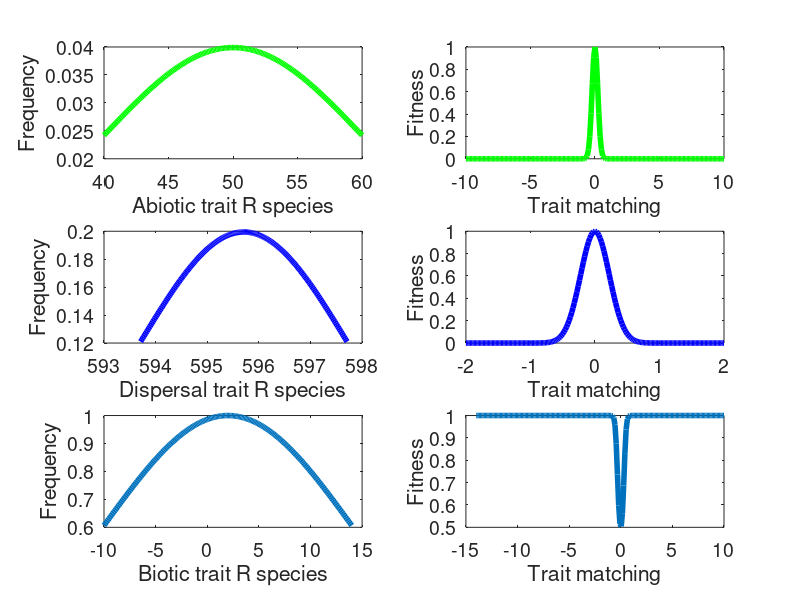

The MATLAB script that drew this image:
%===================================================
%U Zurich BIO 365 Ecological Networks
%14 March -- 4 April, 2019
%@Jordi Bascompte
%---------------------------------
%Eco-evolutionary networks
%@Carlos Melian
%===================================================

%=================GOAL=======================================================================================
%Illustation initial trait and fitness distributions for one resource and one consumer with three traits each
%Concepts: Matching trait -- Interaction strength -- Frequency-dependent selection -- Neutral selection
%============================================================================================================

%=============================RESOURCE==========================================
%ABIOTIC trait distribution============================================
Zm = 50;%Zm is the mean abiotic trait value
sigma = 10;
Zra = (Zm -  1*sigma) : (sigma / 100) : (Zm + 1*sigma); %n=1 change initial abundance
SRA = repmat(Zra, [10,1,10]);
pdfNormal = normpdf(Zra, Zm, sigma);

%Plot-----------------------------
subplot(3,2,1)
hr1 = plot(Zra, pdfNormal,'g',"markersize", 12);
%a =unifrnd(0,1);
%b =unifrnd(0,1);
%c =unifrnd(0,1);
%set(hr1,'color',[a b c]);
set(hr1,'LineWidth',4);
xlabel('Abiotic trait R species',"fontsize",14)
ylabel('Frequency',"fontsize",14)
set(gca,'fontsize',14);
%----------------------------------------
        
%Fitness function------------------------------------------------------------
gamma = 10;
munew = mean(SRA(1,:,1));
for pA = 1:length(Zra);
WA(pA,2) = exp(-gamma*(Zra(1,pA) - munew)^2);
WA(pA,1) = Zra(1,pA) - munew;
end
subplot(3,2,2)
hr1 = plot(WA(:,1),WA(:,2),'g',"markersize", 12);%Visualize
%a =unifrnd(0,1);
%b =unifrnd(0,1);
%c =unifrnd(0,1);
%set(hr1,'color',[a b c]);
set(hr1,'LineWidth',4);
xlabel('Trait matching',"fontsize",14)
ylabel('Fitness',"fontsize",14)
set(gca,'fontsize',14);
%===============================================================================

%DISPERSAL trait distribution=================================================
%SpatialMatrix;%
  L=1000; % size of the landscape
  P = 10;%number of sites 
  n = unifrnd(0,L,P,2);%positions of sites RGG
  Pd = zeros(P,P);
  Pdmean = zeros(P,P);
  for i = 1:P,
      for j = i+1:P,
          dx2 = (n(i,1) - n(j,1))^2;%Euclidean distance
          dy2 = (n(i,2) - n(j,2))^2;
          d(i,j) = sqrt(dx2 + dy2);%distance matrix
          Pd(i,j) = 1/d(i,j);%the lower the distance the higher the probability
          Pdmean(i,j) = d(i,j);%the lower the distance the higher the probability
      end
  end 
  Pd(P,P) = 0;
  Pdmean=Pdmean+Pdmean';
  D = nonzeros(triu(Pdmean,1));
  D = mean(D);%Optimum dispersal value

%Extract distribution from landscape values=====================================
mu = D; 
sigma = 2; 
Zi = (mu -  1*sigma) : (sigma / 100) : (mu + 1*sigma); 
pdfNormal = normpdf(Zi, mu, sigma);
%plot(x, pdfNormal/max(pdfNormal));
SRD = repmat(Zi, [10,1,10]);
%===============================================================================

subplot(3,2,3)       
hr1 = plot(Zi,pdfNormal,'b',"markersize", 12);%Visualize
%hr1 = plot(Zi, pdfNormal/max(pdfNormal)); 
%a =unifrnd(0,1);
%b =unifrnd(0,1);
%c =unifrnd(0,1);
%set(hr1,'color',[a b c]);
set(hr1,'LineWidth',4);
xlabel('Dispersal trait R species',"fontsize",14)
ylabel('Frequency',"fontsize",14)
set(gca,'fontsize',14);
    
%Fitness function--------------------------------------------------------------    
for pD = 1:length(Zi);
WD(pD,2) = exp(-gamma*(Zi(1,pD) - D)^2);
WD(pD,1) = Zi(1,pD) - D;
end
subplot(3,2,4)
hr1 = plot(WD(:,1),WD(:,2),'b',"markersize", 12);%Visualize
%a =unifrnd(0,1);
%b =unifrnd(0,1);
%c =unifrnd(0,1);
%set(hr1,'color',[a b c]);
set(hr1,'LineWidth',4);
xlabel('Trait matching',"fontsize",14)
ylabel('Fitness',"fontsize",14)
set(gca,'fontsize',14);
%===============================================================================
  
%BIOTIC trait distribution======================================================
%Resource
Zmr = 2;%Mean biotic trait of resource species
ro = 1;
sigma = 12;
Zrb = (Zmr -  ro*sigma) : (sigma / 100) : (Zmr + ro*sigma); 
pdfNormal = normpdf(Zrb, Zmr, sigma);

%Consumer
Zmc = 4;%Mean biotic trait of resource species
sigma = 1;
Zcb = (Zmc -  ro*sigma) : (sigma / 100) : (Zmc + ro*sigma); 
pdfNormal = normpdf(Zcb, Zmc, sigma);

%fitness function resource------------------------------------------------------
for pB = 1:length(Zrb);
WB(pB,2) = 1/(1 + exp(-gamma*(Zrb(1,pB) - mean(Zcb))^2));
WB(pB,1) = Zrb(1,pB) - mean(Zcb);
end

subplot(3,2,5)
hr1 = plot(Zrb, pdfNormal/max(pdfNormal)); 
%a =unifrnd(0,1);
%b =unifrnd(0,1);
%c =unifrnd(0,1);
%set(hr1,'color',[a b c]);
set(hr1,'LineWidth',4);
xlabel('Biotic trait R species',"fontsize",14)
ylabel('Frequency',"fontsize",14)
set(gca,'fontsize',14);

hold on
subplot(3,2,6)
hr1 = plot(WB(:,1),WB(:,2));%Visualize
%a =unifrnd(0,1);
%b =unifrnd(0,1);
%c =unifrnd(0,1);
%set(hr1,'color',[a b c]);
set(hr1,'LineWidth',4);
xlabel('Trait matching',"fontsize",14)
ylabel('Fitness',"fontsize",14)
set(gca,'fontsize',14);

